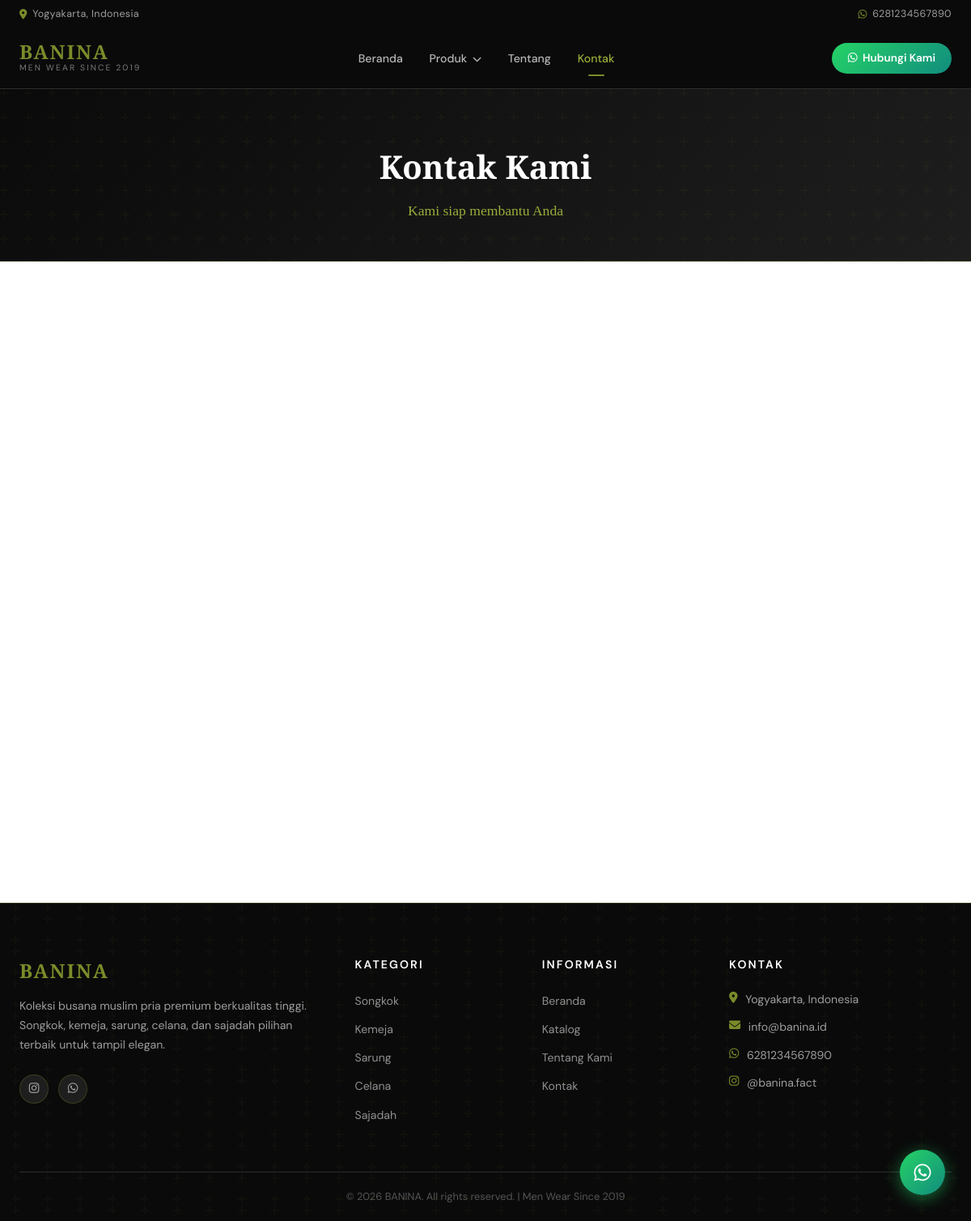
The page /pages/contact.php on the database its author committed.
### tables this page shows
CREATE TABLE IF NOT EXISTS settings (
    id INT AUTO_INCREMENT PRIMARY KEY,
    `key` VARCHAR(100) NOT NULL UNIQUE,
    value TEXT,
    created_at TIMESTAMP DEFAULT CURRENT_TIMESTAMP,
    updated_at TIMESTAMP DEFAULT CURRENT_TIMESTAMP ON UPDATE CURRENT_TIMESTAMP
);

CREATE TABLE IF NOT EXISTS categories (
    id INT AUTO_INCREMENT PRIMARY KEY,
    name VARCHAR(100) NOT NULL,
    slug VARCHAR(100) NOT NULL UNIQUE,
    description TEXT,
    image VARCHAR(255),
    sort_order INT DEFAULT 0,
    size_chart TEXT,
    is_active TINYINT(1) DEFAULT 1,
    created_at TIMESTAMP DEFAULT CURRENT_TIMESTAMP
);

### includes/config.php (called while the page is built, shortened)
<?php
function getDB() {
    static $pdo = null;
    if ($pdo === null) {
        try {
            $pdo = new PDO(
                "mysql:host=" . DB_HOST . ";dbname=" . DB_NAME . ";charset=utf8mb4",
                DB_USER, DB_PASS,
                [
                    PDO::ATTR_ERRMODE => PDO::ERRMODE_EXCEPTION,
                    PDO::ATTR_DEFAULT_FETCH_MODE => PDO::FETCH_ASSOC,
                    PDO::ATTR_EMULATE_PREPARES => false,
                ]
            );
        } catch (PDOException $e) {
            die("Koneksi database gagal: " . $e->getMessage());
        }
    }
    return $pdo;
}
function getSetting($key) {
    $db = getDB();
    $stmt = $db->prepare("SELECT value FROM settings WHERE `key` = ?");
    $stmt->execute([$key]);
    $row = $stmt->fetch();
    return $row ? $row['value'] : '';
}
function sanitize($str) { return htmlspecialchars(strip_tags(trim($str)), ENT_QUOTES, 'UTF-8'); }
?>

### pages/contact.php (the view, shortened to what this page needs)
<?php
require_once __DIR__ . '/../includes/config.php';
include __DIR__ . '/../includes/header.php';
?>
<div class="page-header">
    <div class="container">
        <h1>Kontak Kami</h1>
        <p>Kami siap membantu Anda</p>
    </div>
</div>
<div class="container">
    <div class="contact-grid">
    </div>
</div>
<?php include __DIR__ . '/../includes/footer.php'; ?>

### includes/header.php (shortened to what this page needs)
<?php
require_once __DIR__ . '/../includes/config.php';
$siteName = getSetting('site_name');
$siteTagline = getSetting('site_tagline');
$whatsapp = getSetting('whatsapp_number');
$logo = getSetting('logo');
$db = getDB();
$categories = $db->query("SELECT * FROM categories WHERE is_active=1 ORDER BY sort_order ASC")->fetchAll();
$currentPage = basename($_SERVER['PHP_SELF']);
?>
<!DOCTYPE html>
<html lang="id">
<head>
    <link rel="stylesheet" href="https://cdnjs.cloudflare.com/ajax/libs/font-awesome/6.4.0/css/all.min.css">
    <link rel="stylesheet" href="<?= SITE_URL ?>/assets/css/style.css?v=20260507">
</head>
<body>
<div class="topbar">
    <div class="container">
        <span><i class="fas fa-map-marker-alt"></i> <?= sanitize(getSetting('address')) ?></span>
        <span><i class="fab fa-whatsapp"></i> <?= sanitize($whatsapp) ?></span>
    </div>
</div>
<header class="navbar" id="navbar">
    <div class="container nav-container">
        <a href="<?= SITE_URL ?>/index.php" class="logo-wrap">
            <?php if ($logo): ?>
                <img src="<?= UPLOAD_URL . sanitize($logo) ?>" alt="<?= sanitize($siteName) ?>" class="logo-img">
                <div class="logo-text">
                    <span class="logo-main"><?= sanitize($siteName) ?></span>
                    <span class="logo-sub"><?= sanitize($siteTagline) ?></span>
                </div>
            <?php else: ?>
                <div class="logo-text">
                    <span class="logo-main"><?= sanitize($siteName) ?></span>
                    <span class="logo-sub"><?= sanitize($siteTagline) ?></span>
                </div>
            <?php endif; ?>
        </a>
        <nav class="nav-links">
            <a href="<?= SITE_URL ?>/index.php" class="<?= $currentPage == 'index.php' ? 'active' : '' ?>">Beranda</a>
            <div class="dropdown">
                <a href="<?= SITE_URL ?>/pages/catalog.php" class="dropdown-toggle <?= $currentPage == 'catalog.php' ? 'active' : '' ?>">
                    Produk <i class="fas fa-chevron-down"></i>
                </a>
            </div>
            <a href="<?= SITE_URL ?>/pages/about.php" class="<?= $currentPage == 'about.php' ? 'active' : '' ?>">Tentang</a>
            <a href="<?= SITE_URL ?>/pages/contact.php" class="<?= $currentPage == 'contact.php' ? 'active' : '' ?>">Kontak</a>
        </nav>
        <a href="https://wa.me/<?= sanitize($whatsapp) ?>?text=<?= urlencode(getSetting('whatsapp_greeting')) ?>"
           class="btn-wa" target="_blank">
            <i class="fab fa-whatsapp"></i> Hubungi Kami
        </a>
    </div>
</header>

### includes/footer.php (shortened to what this page needs)
<?php
$siteName = getSetting('site_name');
$instagram = getSetting('instagram');
$whatsapp = getSetting('whatsapp_number');
$address = getSetting('address');
$email = getSetting('email');
$db = getDB();
$categories = $db->query("SELECT * FROM categories WHERE is_active=1 ORDER BY sort_order ASC")->fetchAll();
?>
<a href="https://wa.me/<?= sanitize($whatsapp) ?>?text=<?= urlencode(getSetting('whatsapp_greeting')) ?>"
   class="wa-float" target="_blank" title="Chat WhatsApp">
    <i class="fab fa-whatsapp"></i>
</a>
<footer class="footer">
    <div class="footer-pattern"></div>
    <div class="container">
        <div class="footer-grid">
            <div class="footer-brand">
                <h3><?= sanitize($siteName) ?></h3>
                <p><?= sanitize(getSetting('site_description')) ?></p>
                <div class="social-links">
                    <?php if ($instagram): ?>
                    <a href="https://instagram.com/<?= ltrim(sanitize($instagram), '@') ?>" target="_blank" title="Instagram"><i class="fab fa-instagram"></i></a>
                    <?php endif; ?>
                    <a href="https://wa.me/<?= sanitize($whatsapp) ?>" target="_blank" title="WhatsApp"><i class="fab fa-whatsapp"></i></a>
                </div>
            </div>
            <div class="footer-links">
                <h4>Kategori</h4>
                <ul>
                    <?php foreach ($categories as $cat): ?>
                    <li><a href="<?= SITE_URL ?>/pages/catalog.php?category=<?= $cat['slug'] ?>"><?= sanitize($cat['name']) ?></a></li>
                    <?php endforeach; ?>
                </ul>
            </div>
            <div class="footer-links">
                <h4>Informasi</h4>
                <ul>
                    <li><a href="<?= SITE_URL ?>/index.php">Beranda</a></li>
                    <li><a href="<?= SITE_URL ?>/pages/catalog.php">Katalog</a></li>
                    <li><a href="<?= SITE_URL ?>/pages/about.php">Tentang Kami</a></li>
                    <li><a href="<?= SITE_URL ?>/pages/contact.php">Kontak</a></li>
                </ul>
            </div>
            <div class="footer-contact">
                <h4>Kontak</h4>
                <?php if ($address): ?><p><i class="fas fa-map-marker-alt"></i> <?= sanitize($address) ?></p><?php endif; ?>
                <?php if ($email): ?><p><i class="fas fa-envelope"></i> <?= sanitize($email) ?></p><?php endif; ?>
                <?php if ($whatsapp): ?><p><i class="fab fa-whatsapp"></i> <?= sanitize($whatsapp) ?></p><?php endif; ?>
                <?php if ($instagram): ?><p><i class="fab fa-instagram"></i> <?= sanitize($instagram) ?></p><?php endif; ?>
            </div>
        </div>
        <div class="footer-bottom">
            <p>&copy; <?= date('Y') ?> <?= sanitize($siteName) ?>. All rights reserved. | Men Wear Since 2019</p>
        </div>
    </div>
</footer>
</body>
</html>

### includes/header.php (style rules this page uses)
:root { --gold: #7a8c2a !important; --gold-light: #9aad3a !important; --gold-dim: #5a6820 !important; --border-gold: rgba(122,140,42,0.3) !important; }

### rows shown on the page
settings: value "Yogyakarta, Indonesia"
settings: value "6281234567890"
settings: value "BANINA"
settings: value "MEN WEAR SINCE 2019"
settings: value "Koleksi busana muslim pria premium berkualitas tinggi. Songkok, kemeja, sarung, celana, dan sajadah pilihan terbaik untuk tampil elegan."
categories: name "Songkok"
categories: name "Kemeja"
categories: name "Sarung"
categories: name "Celana"
categories: name "Sajadah"
settings: value "info@banina.id"
settings: value "@banina.fact"
